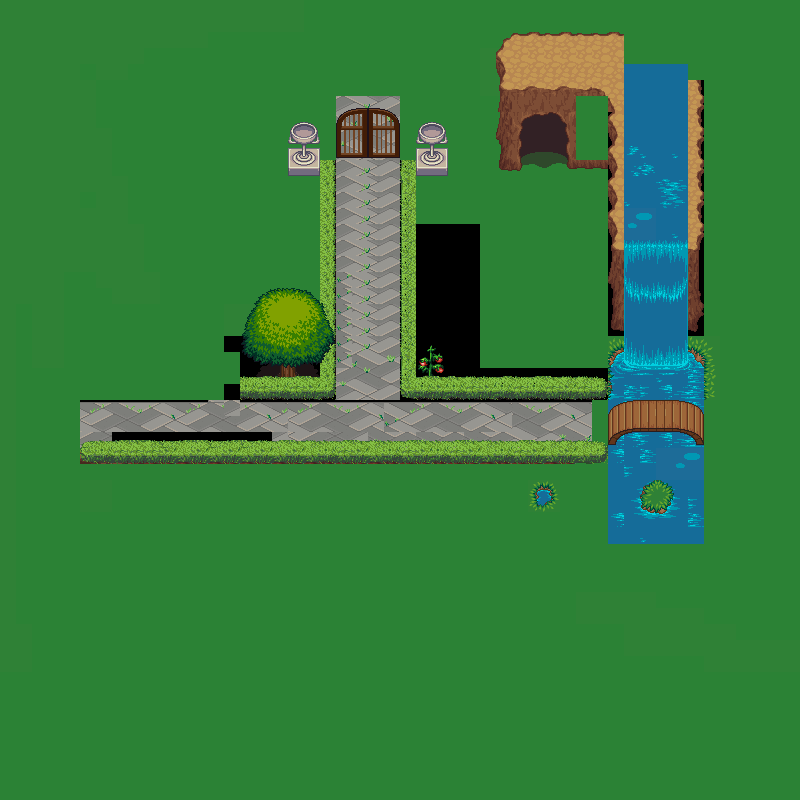

This game map was drawn from its Tiled (.tmx) file and the tilesets committed beside it. A one-line description and the trimmed map source follow:
An orthogonal 50x50 tile map with 16x16 px tiles, 2 tile layers (colision, casa), 2 tilesets.

<map version="1.10" tiledversion="1.10.2" orientation="orthogonal" renderorder="right-down" width="50" height="50" tilewidth="16" tileheight="16" infinite="0" nextlayerid="4" nextobjectid="1">
 <tileset firstgid="1" source="asdafasdf.tsx" />
 <tileset firstgid="4097" name="hyrule_unpadded" tilewidth="16" tileheight="16" tilecount="420" columns="21">
  <image source="../Tiles/hyrule_unpadded.png" width="336" height="320" />
 </tileset>
 <layer id="1" name="colision" width="50" height="50">
  <data>[2500 cells, 2500 non-empty, 142 distinct tile ids]</data>
 </layer>
 <layer id="3" name="casa" width="50" height="50">
  <data>[2500 cells, 428 non-empty, 211 distinct tile ids]</data>
 </layer>
</map>
